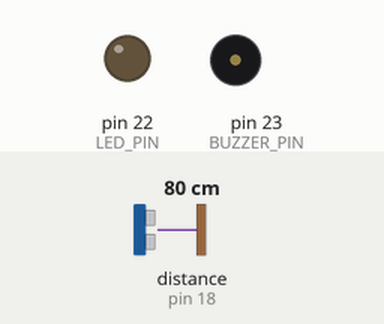
A sketch run on a simulated Arduino Mega 2560, built with avr-gcc and run on an emulated ATmega2560. On the bench: output pins drawn as LEDs (lit = HIGH), buzzer (waves = sounding). Wiring (inferred from the names in the program): ultrasonic range finder: trigger pin 5; echo pin 18. The inputs (shaded band) are chosen by the test bench; at power-on: distance to the obstacle (sensor on pin 18) 80 cm. The echo pulse lasts 58.3 µs per cm; pins used as bus, display or sensor lines are not drawn; what the sketch prints to the serial monitor is not drawn.

Above: at 1.3 s.
1.4 s: distance to the obstacle (sensor on pin 18) set to 56 cm
2.9 s: distance to the obstacle (sensor on pin 18) set to 47 cm
At 3.7 s:
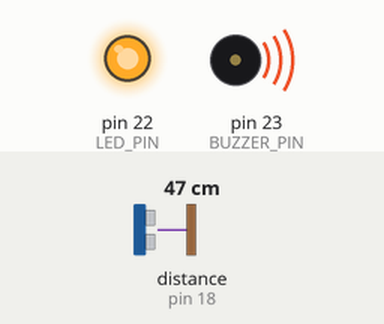
4.5 s: distance to the obstacle (sensor on pin 18) set to 60 cm
At 5.3 s:
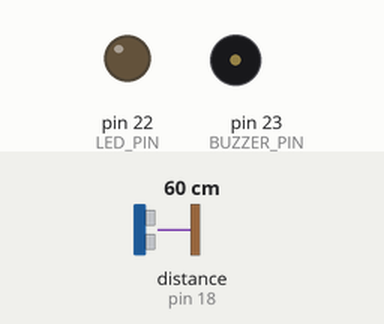
6.0 s: distance to the obstacle (sensor on pin 18) set to 2 cm
At 6.9 s:
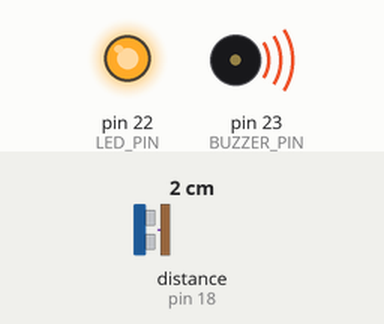
Timing chart, 0 to 8.5 s (numbered marks = the images above; inputs shaded):
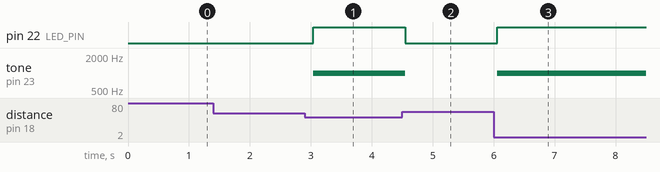

The sketch:

code.ino
```cpp
#define TRIG_PIN 5
#define ECHO_PIN 18

#define BUZZER_PIN 23
#define LED_PIN 22

void setup() {
  Serial.begin(115200);

  pinMode(TRIG_PIN, OUTPUT);
  pinMode(ECHO_PIN, INPUT);

  pinMode(BUZZER_PIN, OUTPUT);
  pinMode(LED_PIN, OUTPUT);
}

void loop() {

  digitalWrite(TRIG_PIN, LOW);
  delayMicroseconds(2);

  digitalWrite(TRIG_PIN, HIGH);
  delayMicroseconds(10);

  digitalWrite(TRIG_PIN, LOW);

  long duration = pulseIn(ECHO_PIN, HIGH);
  float distance = duration * 0.034 / 2;

  Serial.print("Distance: ");
  Serial.print(distance);
  Serial.println(" cm");

  if (distance < 50) {

    Serial.println("🚨 ALERT! Intruder Detected!");

    digitalWrite(LED_PIN, HIGH);

    tone(BUZZER_PIN, 1000);

  } else {

    Serial.println("✅ Area Secure");

    digitalWrite(LED_PIN, LOW);

    noTone(BUZZER_PIN);
  }

  Serial.println("----------------------");

  delay(500);
}
```

Measured:
- the behaviour switches between 51 and 50 cm on distance to the obstacle (sensor on pin 18) (found by bisection; images 0 and 1)
- after the input at 1.4 s, every drawn part: stays the same
- after the input at 2.9 s, pin 22 (LED_PIN): LOW → HIGH after 0.14 s; tone on pin 23 (BUZZER_PIN): silent → 1000 Hz after 0.14 s
- after the input at 4.5 s, pin 22 (LED_PIN): HIGH → LOW after 0.05 s; tone on pin 23 (BUZZER_PIN): 1000 Hz → silent after 0.05 s
- after the input at 6.0 s, pin 22 (LED_PIN): LOW → HIGH after 0.06 s; tone on pin 23 (BUZZER_PIN): silent → 1000 Hz after 0.06 s
